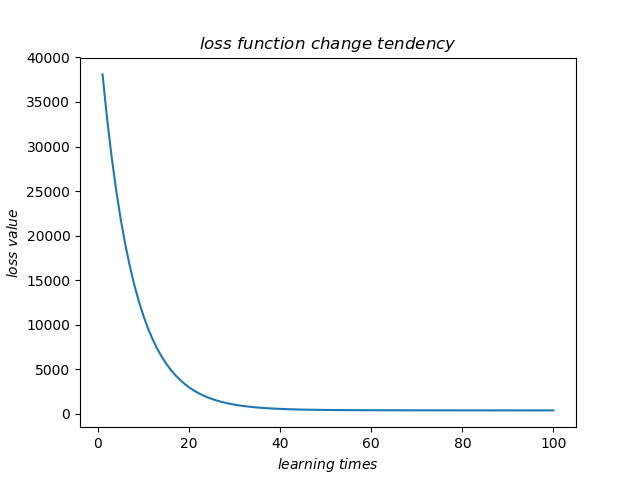

Python code for this plot:
# coding: utf-8

import matplotlib.pyplot as plt
import numpy as np

N = 200

X = np.linspace(0, 10, N * 2)
noise = np.random.normal(0, 0.5, X.shape)
Y = X * 0.5 + 3 + noise


def calcLoss(train_X, train_Y, W, b):
    return np.sum(np.square(train_Y - (train_X * W + b)))

def gradientDescent(train_X, train_Y, W, b, learningrate=0.001, trainingtimes=500):
    global loss
    global W_trace
    global b_trace
    size = train_Y.size
    for _ in range(trainingtimes):
        prediction = W * train_X + b
        tempW = W + learningrate * np.sum(train_X * (train_Y - prediction)) / size
        tempb = b + learningrate * np.sum(train_Y - prediction) / size
        W = tempW
        b = tempb
        loss.append(calcLoss(train_X, train_Y, W, b))
        W_trace.append(W)
        b_trace.append(b)


Training_Times = 100
Learning_Rate = 0.002

loss = []
W_trace = [-1]
b_trace = [1]
gradientDescent(X, Y, W_trace[0], b_trace[0], learningrate=Learning_Rate, trainingtimes=Training_Times)
print(W_trace[-1], b_trace[-1])

fig = plt.figure()
plt.title(r'$loss\ function\ change\ tendency$')
plt.xlabel(r'$learning\ times$')
plt.ylabel(r'$loss\ value$')
plt.plot(np.linspace(1, Training_Times, Training_Times), loss)
plt.savefig("gradientDescentLR.png")
plt.show()
